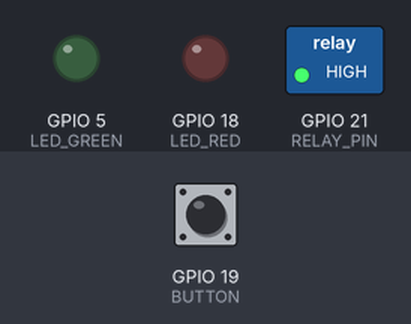
The sketch below on a simulated ESP32. Shown: switched loads named in the sketch (green lamp = pin HIGH), output pins drawn as LEDs (lit = HIGH). The test bench sets the inputs (shaded band); at power-on: GPIO 19 (BUTTON) LOW.

Above: at 1.2 s.
1.3 s: GPIO 19 (BUTTON) pulled HIGH for 0.15 s
At 1.7 s:
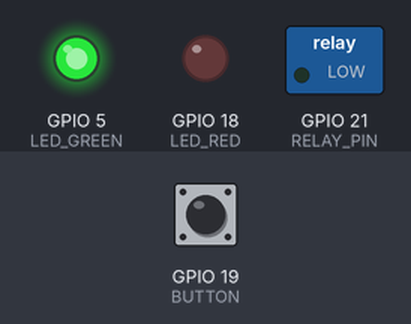
2.9 s: GPIO 19 (BUTTON) pulled HIGH for 1 s
At 4.1 s:
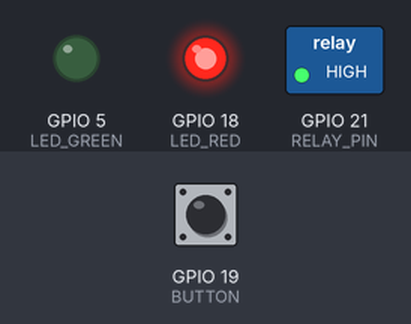
5.4 s: GPIO 19 (BUTTON) pulled HIGH for 3.2 s
At 6.0 s:
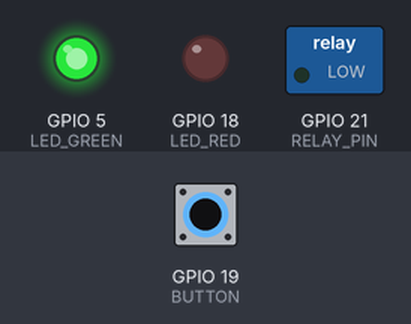
Timing chart, 0 to 8.4 s (numbered marks = the images above; inputs shaded):
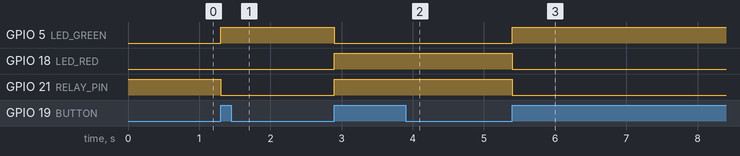

The sketch:

ESP32-RelayNoWireless.ino
```cpp
const int RELAY_PIN = 21;
const int LED_RED = 18;
const int LED_GREEN = 5;
const int BUTTON = 19;

int lastButtonState = LOW;
int relayState = LOW; // O relé começa DESLIGADO
unsigned long lastDebounceTime = 0;
const int debounceDelay = 50; // Tempo para evitar ruído no botão

void setup() {
  Serial.begin(115200);
  pinMode(RELAY_PIN, OUTPUT);
  pinMode(LED_RED, OUTPUT);
  pinMode(LED_GREEN, OUTPUT);
  pinMode(BUTTON, INPUT_PULLDOWN);  // Ativa o pull-down interno

  // Se o relé for "Active Low", começa desligado
  digitalWrite(RELAY_PIN, HIGH);
}

void loop() {
  int buttonState = digitalRead(BUTTON);

  if (buttonState == HIGH && lastButtonState == LOW) {
    if (millis() - lastDebounceTime > debounceDelay) { // Aplica debounce
      relayState = !relayState;

      if (relayState == HIGH) {
        digitalWrite(RELAY_PIN, LOW);  // Liga o relé (se Active Low)
        digitalWrite(LED_GREEN, HIGH);
        digitalWrite(LED_RED, LOW);
      } else {
        digitalWrite(RELAY_PIN, HIGH);  // Desliga o relé (se Active Low)
        digitalWrite(LED_GREEN, LOW);
        digitalWrite(LED_RED, HIGH);
      }

      lastDebounceTime = millis(); // Atualiza tempo do debounce
    }

    while (digitalRead(BUTTON) == HIGH) {} // Aguarda soltar o botão
  }

  lastButtonState = buttonState;
}
```

Measured:
- after the input at 1.3 s, GPIO 5 (LED_GREEN): LOW → HIGH at once; GPIO 21 (RELAY_PIN): HIGH → LOW at once
- after the input at 2.9 s, GPIO 5 (LED_GREEN): HIGH → LOW at once; GPIO 18 (LED_RED), GPIO 21 (RELAY_PIN): LOW → HIGH at once
- after the input at 5.4 s, GPIO 5 (LED_GREEN): LOW → HIGH at once; GPIO 18 (LED_RED), GPIO 21 (RELAY_PIN): HIGH → LOW at once
